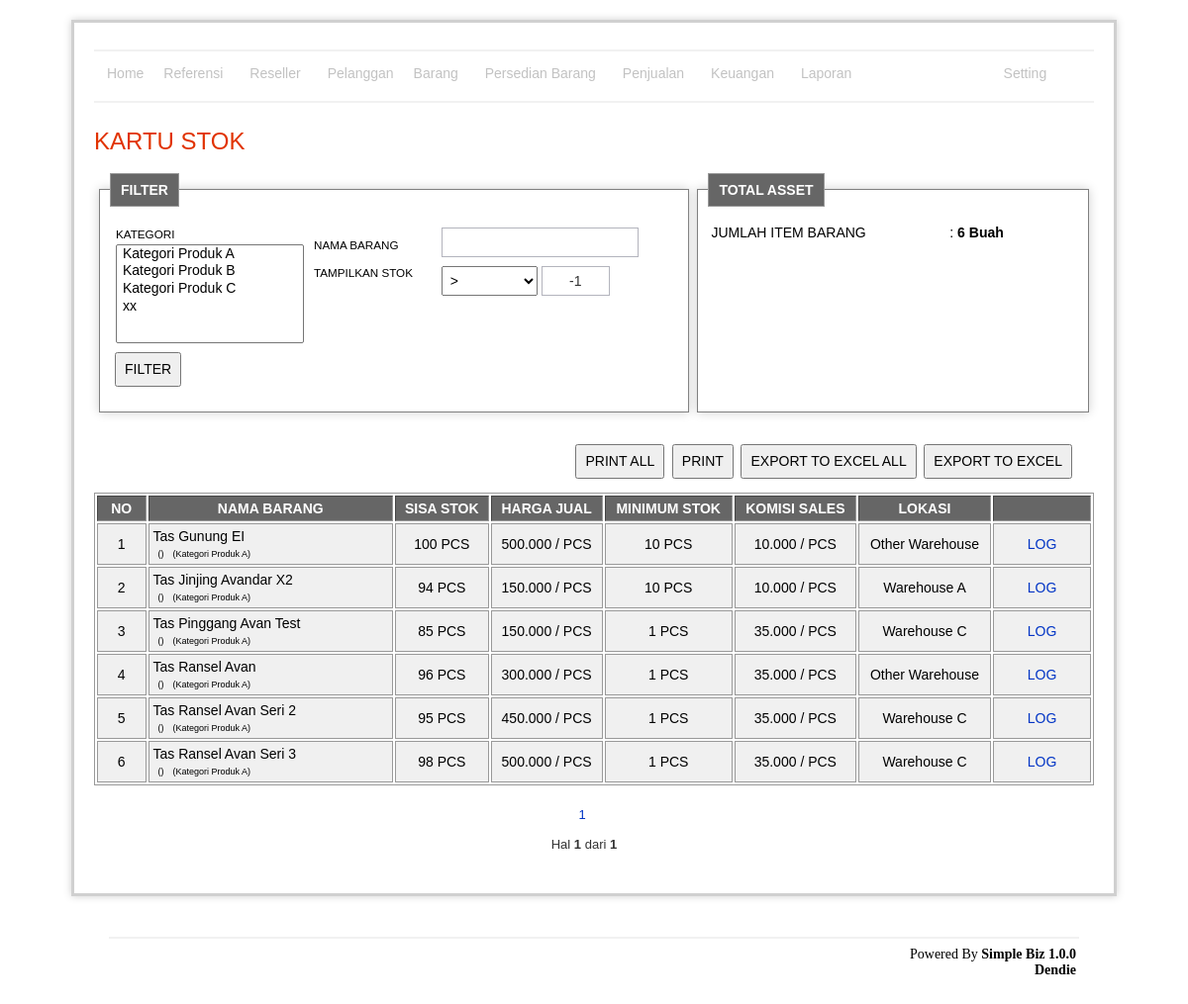
The app's page /stuffStockCard/index.php (signed in) with its own data.
### tables this page shows
CREATE TABLE `stuff`  (
  `id` int(11) NOT NULL AUTO_INCREMENT,
  `category_id` int(11) NOT NULL,
  `sku` varchar(255) NULL DEFAULT NULL,
  `name` varchar(255) NULL DEFAULT NULL,
  `nickname` varchar(255) NOT NULL,
  `stock` int(11) NULL DEFAULT NULL,
  `stock_min_alert` int(11) NULL DEFAULT NULL,
  `const_id` int(11) NULL DEFAULT NULL,
  `location_id` int(11) NULL DEFAULT NULL,
  `price` decimal(10, 0) NULL DEFAULT NULL,
  `price_basic` decimal(11, 0) NOT NULL,
  `fee_sales` double NOT NULL,
  `is_hidden` enum('0','1') NOT NULL DEFAULT '0' COMMENT '0=not hidden,1=hidden',
  `is_delete` enum('0','1') NULL DEFAULT '0' COMMENT '0=not delete 1=delete',
  `cost_cs` double NOT NULL,
  `cost_ops` double NOT NULL DEFAULT 0,
  `cost_riset` double NOT NULL DEFAULT 0,
  `cost_adv` double NOT NULL DEFAULT 0,
  `description` tinytext NULL,
  PRIMARY KEY (`id`) USING BTREE
);

### stuffStockCard/indexRead.php (called while the page is built, shortened)
<?php
	include '../lib/connection.php';
	include '../lib/split.class.php';
	$keyword = str_replace(' ','',$_REQUEST['keyword']);
	$operator = isset($_REQUEST['operator']) ? $_REQUEST['operator'] : '2';
	$stock = isset($_REQUEST['stock']) ? $_REQUEST['stock'] : '-1';
	$categoryId = isset($_REQUEST['categoryId']) ? $_REQUEST['categoryId'] : explode(',',$_REQUEST['categoryIdChoose']) ;
	if(count($categoryId) > 0) {
		$categoryIdChoose = '';
		foreach($categoryId as $val) {
			$categoryIdChoose = $categoryIdChoose.$val.',';
		}
		$categoryIdChoose = substr($categoryIdChoose,0,strlen($categoryIdChoose)-1);
	} else {
		$categoryIdChoose = $_REQUEST['categoryIdChoose'] ;
	}
	$where .= strlen($categoryIdChoose) > 0 ? " and category_id in ($categoryIdChoose)" : " ";
	if($operator == '4') {
		$where .= " and stock_min_alert >= stock ";
	} else {
		if($operator == '2') {
			$operatorStock = '>';
		}
		$where .=  "  and stock $operatorStock $stock ";
	}
	$record = isset($_GET['SplitRecord']) ? strlen($_GET['SplitRecord']) > 0 ? $_GET['SplitRecord'] : 0 : 0;
	$recordMax = isset($_GET['recordMax']) ? strlen($_GET['recordMax']) > 0 ? $_GET['recordMax'] : 25 : 25;
	$query = "select id, name, stock, stock_min_alert, price, price_basic, nickname, fee_sales,
			(select name from location as c where c.id = location_id) as location_name,
			(select name from const as c where c.id = const_id) as const_name,
			(select name from stuff_category as sc where sc.id = category_id) as category_name
		from stuff
		where is_delete = '0'
		  and (replace(name, ' ', '' ) like '%$keyword%' or replace(nickname, ' ', '' ) like '%$keyword%')
		  $where
		order by category_name, name
		limit $record,$recordMax ";
	$data = mysqli_query($con, $query) or die(mysqli_error($con).'asd');
	$query = "select count(id) as total
		from stuff
		where is_delete = '0'
		and (replace(name, ' ', '' ) like '%$keyword%' or replace(nickname, ' ', '' ) like '%$keyword%')
		  $where
		order by name";
	$dataTotal = mysqli_query($con, $query) or die(mysqli_error($con));
	$total = mysqli_fetch_array($dataTotal);
	$split = new Split('index.php',$total['total'],25,25);
	$query = "select count(id) as total
		from stuff
		where is_delete = '0'
		  $where";
	$query = mysqli_query($con, $query) or die(mysqli_error($con));
	$tmp = mysqli_fetch_array($query);
	$dataTotalAssetItem = $tmp['total'];
	$query = "select id,name
		from stuff_category
		where is_delete = '0'
		order by name";
	$dataCategory = mysqli_query($con, $query) or die (mysqli_error($con));
?>

### stuffStockCard/index.php (the view, shortened to what this page needs)
	<?php include 'indexRead.php' ?>
	<h1>KARTU STOK</h1>
	<table width="100%">
		<tr>
			<td valign="top" width="60%">
				<fieldset style="height:210px">
					<legend><b>FILTER</b></legend>
					<form action="index.php" method="post">
						<table width="100%" border="0">
							<tr>
								<td width="30%" valign="top">
									<table width="100%">
										<tr>
											<td><small>KATEGORI</small></td>
										</tr>
										<tr>
											<td>
												<select name="categoryId[]" style="width:190px; height:100px"  multiple>
													<?php while($val = mysqli_fetch_array($dataCategory)): ?>
														<option <?php echo in_array($val['id'],$categoryId) ? ' selected ' : '' ?> value="<?php echo $val['id'] ?>" <?php echo $val['id'] == (isset($_REQUEST['categoryId']) ? $_REQUEST['categoryId'] : '') ? 'selected' : '' ?>><?php echo $val['name'] ?></option>
													<?php endwhile; ?>
												</select>
											</td>
										</tr>
									</table>
								</td>
								<td valign="top">
									<table width="100%">
										<tr>
											<td width="35%"><small>NAMA BARANG</small></td>
											<td>
												<input name="keyword" type="text" value="<?php echo $_REQUEST['keyword'] ?>" />
											</td>
										</tr>
										<tr>
											<td valign="top"><small>TAMPILKAN STOK</small></td>
											<td valign="top">
												<select name="operator" onchange="operatorSelect(this.value)">
													<option value="2" <?php echo isset($_REQUEST['operator']) ? $_REQUEST['operator']  == '2' ? 'selected' : ''  : '' ?>>></option>
												</select>
												<input style="text-align:center" name="stock" id="stock" type="text" size="4" value="<?php echo isset($_REQUEST['stock']) ? $_REQUEST['stock'] : '-1' ?>" /><br />
											</td>
										</tr>
									</table>
								</td>
							</tr>
							<tr>
								<td colspan="2">
									<input type="submit" value="FILTER" />
								</td>
							</tr>
						</table>
					</form>
				</fieldset>
			</td>
			<td valign="top">
				<fieldset style="height:210px">
					<legend><b>TOTAL ASSET<b></legend>
						<table width="100%">
							<tr>
								<td width="65%">JUMLAH ITEM BARANG</td>
								<td>: <b><?php echo $dataTotalAssetItem ?> Buah</b></td>
							</tr>
						</table>
				</fieldset>
			</td>
		</tr>
	</table>
	<br />
	<?php if(mysqli_num_rows($data) < 1) : ?>
	 	<div class="warning">
			<h3><?php echo message::getMsg('emptySuccess') ?></h3>
		</div>
	<?php else: ?>
		<p style="text-align:right">
			<input type="button" value="PRINT ALL" onclick="window.open('print.php?categoryIdChoose=<?php echo $categoryIdChoose ?>&recordMax=10000&SplitRecord=&keyword=<?php echo $_REQUEST['keyword'] ?>&operator=<?php echo $_REQUEST['operator'] ?>&stock=<?php echo $_REQUEST['stock'] ?>')" />
			<input type="button" value="PRINT" onclick="window.open('print.php?categoryIdChoose=<?php echo $categoryIdChoose ?>&SplitRecord=<?php echo $_REQUEST['SplitRecord'] ?>&keyword=<?php echo $_REQUEST['keyword'] ?>&operator=<?php echo $_REQUEST['operator'] ?>&stock=<?php echo $_REQUEST['stock'] ?>')" />
			<input type="button" value="EXPORT TO EXCEL ALL" onclick="window.open('excel.php?categoryIdChoose=<?php echo $categoryIdChoose ?>&recordMax=10000&SplitRecord=&keyword=<?php echo $_REQUEST['keyword'] ?>&operator=<?php echo $_REQUEST['operator'] ?>&stock=<?php echo $_REQUEST['stock'] ?>')" />
			<input type="button" value="EXPORT TO EXCEL" onclick="window.open('excel.php?categoryIdChoose=<?php echo $categoryIdChoose ?>&SplitRecord=<?php echo $_REQUEST['SplitRecord'] ?>&keyword=<?php echo $_REQUEST['keyword'] ?>&operator=<?php echo $_REQUEST['operator'] ?>&stock=<?php echo $_REQUEST['stock'] ?>')" />
		</p>
		<div id="tbl">
			<table width="100%" border="1">
				<thead>
					<tr>
						<th align="center" width="5%">NO</th>
						<th align="center" width="25%">NAMA BARANG</th>
						<th align="center" width="%">SISA STOK</th>
						<th align="center" width="%">HARGA JUAL</th>
						<th align="center" width="%">MINIMUM STOK</th>
						<th align="center" width="%">KOMISI SALES</th>
						<th align="center" width="%">LOKASI</th>
						<th align="center" width="10%"></th>
					</tr>
				</thead>
				<tbody>
					<?php $i = isset($_REQUEST['SplitRecord']) ? $_REQUEST['SplitRecord'] + 1  : 1  ?>
					<?php while($val = mysqli_fetch_array($data)): ?>
						<tr>
							<td align="center"><?php echo $i ?></td>
							<td>
								<?php echo $val['name'] ?><br />
								<small style="font-size:9px; padding-left:5px">(<?php echo $val['nickname'] ?>)</small>
								<small style="font-size:9px; padding-left:5px">(<?php echo $val['category_name'] ?>)</small>
							</td>
							<td align="center">
								<?php echo $val['stock'] ?>
								<?php echo $val['const_name'] ?>
							</td>
							<td align="center">
								<?php echo number_format($val['price'],0,0,'.') ?> /
								<?php echo $val['const_name'] ?>
							</td>
							<td align="center">
								<?php echo $val['stock_min_alert'] ?>
								<?php echo $val['const_name'] ?>
							</td>
							<td align="center">
								<?php echo number_format($val['fee_sales'],0,0,'.') ?> /
								<?php echo $val['const_name'] ?>
							</td>
							<td align="center">
								<?php echo $val['location_name'] ?>
							</td>
							<td align="center">
							    <a href="detail.php?stuffId=<?php echo $val['id'] ?>"> LOG </a>
							</td>
						</tr>
					<?php $i++; ?>
					<?php endwhile; ?>
			</table>
			<p style="text-align:center; padding:10px">
				<?php
					echo $split->splitPage($_GET['SplitLanjut'],array('keyword='.$keyword,'operator='.$operator,'stock='.$stock,'categoryIdChoose='.urlencode($categoryIdChoose)));
					echo '<br /><br />';
					echo 'Hal <b>',$split->NoPage($_GET['SplitRecord']),'</b> dari <b>',$split->totalPage().'</b>';
				?>
			</p>
		</div>
	<?php endif; ?>
<?php include '../template/main.php' ?>

### asset/css/style.css (style rules this page uses)
#content p { margin: 12px 20px 12px 0; text-align:left; }
#content h1 { color: #e13300; background-color: transparent; font-weight: normal; font-size: 24px; margin: 10px 0 5px 0; padding: 15px 0 10px 0px; text-align:left; }
table { font-size: 14px; }
#tbl table { border: 1px solid #999; }
#tbl th { font-weight: bold; text-align: center; font-size: 14px; background-color: #666; color: #fff; padding: 4px; }
#tbl td { border: 1px solid #999; font-weight: normal; font-size: 14px; padding: 4px; background-color: #f0f0f0; }
fieldset { border: 1px solid #999; background-color: #ffffff; border: 1px solid gray; -webkit-box-shadow: 0px 0px 10px #D0D0D0; padding: 15px 10px 15px 10px; }
fieldset legend { border: 1px solid #999; font-size: 14px; padding: 8px 10px 8px 10px; background-color: #666; color: #fff; }
form { margin: 0; padding: 0; text-align: left; }
input[type="text"], input[type="password"], textarea { font-size: 14px; color: #333; border: 1px solid #B3B4BD; font-size: 14px; height: 24px; margin: 0px 0px 5px 0px; padding: 2px 8px 2px 8px; height: 30px; }
select { font-size: 14px; height: 30px; padding: 0px 4px 0px 4px; }
input[type="button"], input[type="submit"] { font-size: 14px; height: 35px; padding: 2px 8px 2px 8px; margin: 2px; }

### records on screen
stuff: name "Tas Gunung EI", category_name "Kategori Produk A", stock "100", const_name "PCS", price "500.000", stock_min_alert "10", fee_sales "10.000", location_name "Other Warehouse"
stuff: name "Tas Jinjing Avandar X2", category_name "Kategori Produk A", stock "94", const_name "PCS", price "150.000", stock_min_alert "10", fee_sales "10.000", location_name "Warehouse A"
stuff: name "Tas Pinggang Avan Test", category_name "Kategori Produk A", stock "85", const_name "PCS", price "150.000", stock_min_alert "1", fee_sales "35.000", location_name "Warehouse C"
stuff: name "Tas Ransel Avan", category_name "Kategori Produk A", stock "96", const_name "PCS", price "300.000", stock_min_alert "1", fee_sales "35.000", location_name "Other Warehouse"
stuff: name "Tas Ransel Avan Seri 2", category_name "Kategori Produk A", stock "95", const_name "PCS", price "450.000", stock_min_alert "1", fee_sales "35.000", location_name "Warehouse C"
stuff: name "Tas Ransel Avan Seri 3", category_name "Kategori Produk A", stock "98", const_name "PCS", price "500.000", stock_min_alert "1", fee_sales "35.000", location_name "Warehouse C"

### other values on screen
$dataTotalAssetItem "6"
$split->NoPage($_GET['SplitRecord']) "1"
$split->totalPage() "1"
